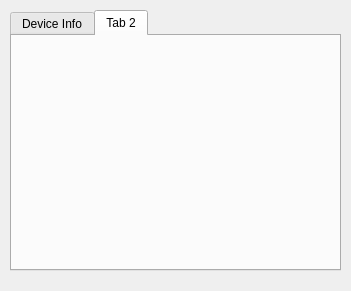
<?xml version="1.0" encoding="UTF-8"?>
<ui version="4.0">
 <class>widget</class>
 <widget class="QWidget" name="widget">
  <property name="geometry">
   <rect>
    <x>0</x>
    <y>0</y>
    <width>351</width>
    <height>291</height>
   </rect>
  </property>
  <property name="windowTitle">
   <string>Form</string>
  </property>
  <widget class="QTabWidget" name="tabWidget">
   <property name="geometry">
    <rect>
     <x>10</x>
     <y>10</y>
     <width>331</width>
     <height>261</height>
    </rect>
   </property>
   <property name="currentIndex">
    <number>1</number>
   </property>
   <widget class="WTabDeviceInfo" name="tab">
    <attribute name="title">
     <string>Device Info</string>
    </attribute>
   </widget>
   <widget class="WTabSignalStrength" name="tab_2">
    <attribute name="title">
     <string>Tab 2</string>
    </attribute>
   </widget>
  </widget>
 </widget>
 <customwidgets>
  <customwidget>
   <class>WTabDeviceInfo</class>
   <extends>QWidget</extends>
   <header location="global">WTabDeviceInfo.h</header>
   <container>1</container>
  </customwidget>
  <customwidget>
   <class>WTabSignalStrength</class>
   <extends>QWidget</extends>
   <header location="global">WTabSignalStrength.h</header>
   <container>1</container>
  </customwidget>
 </customwidgets>
 <resources/>
 <connections/>
</ui>
